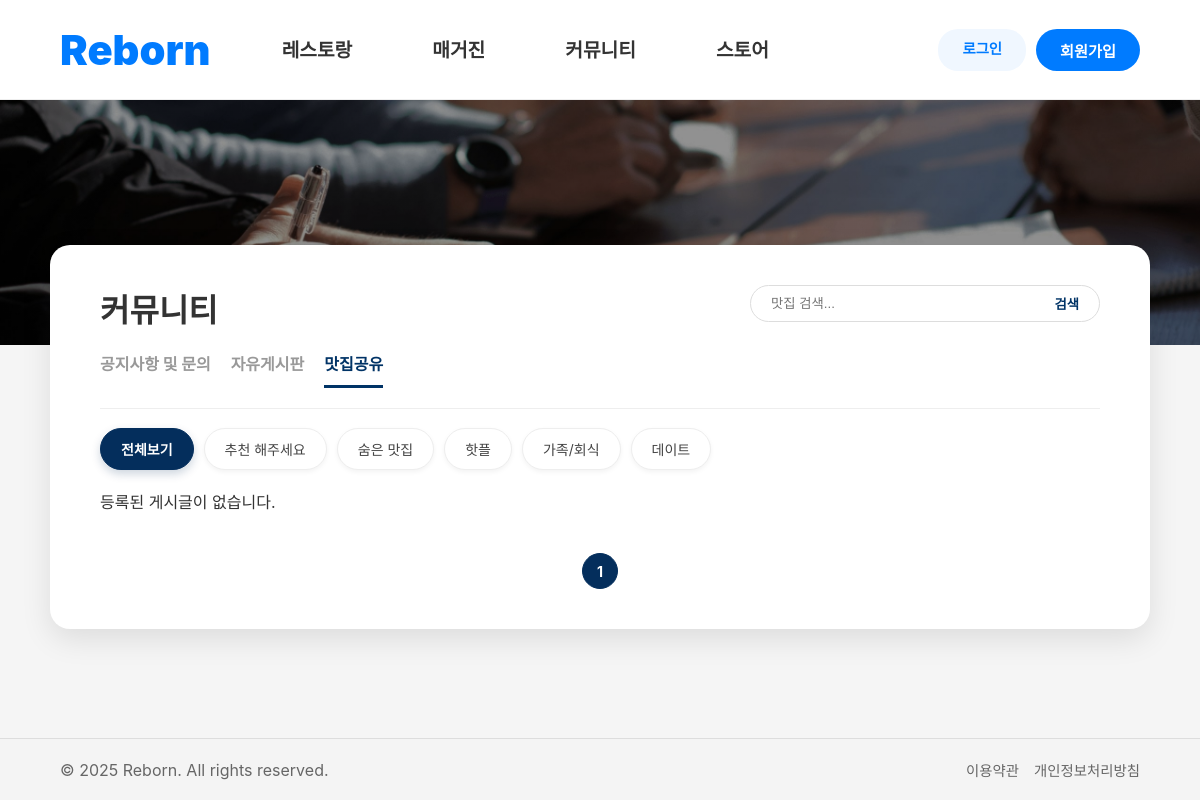
Before: /board/map/ with the older database file.
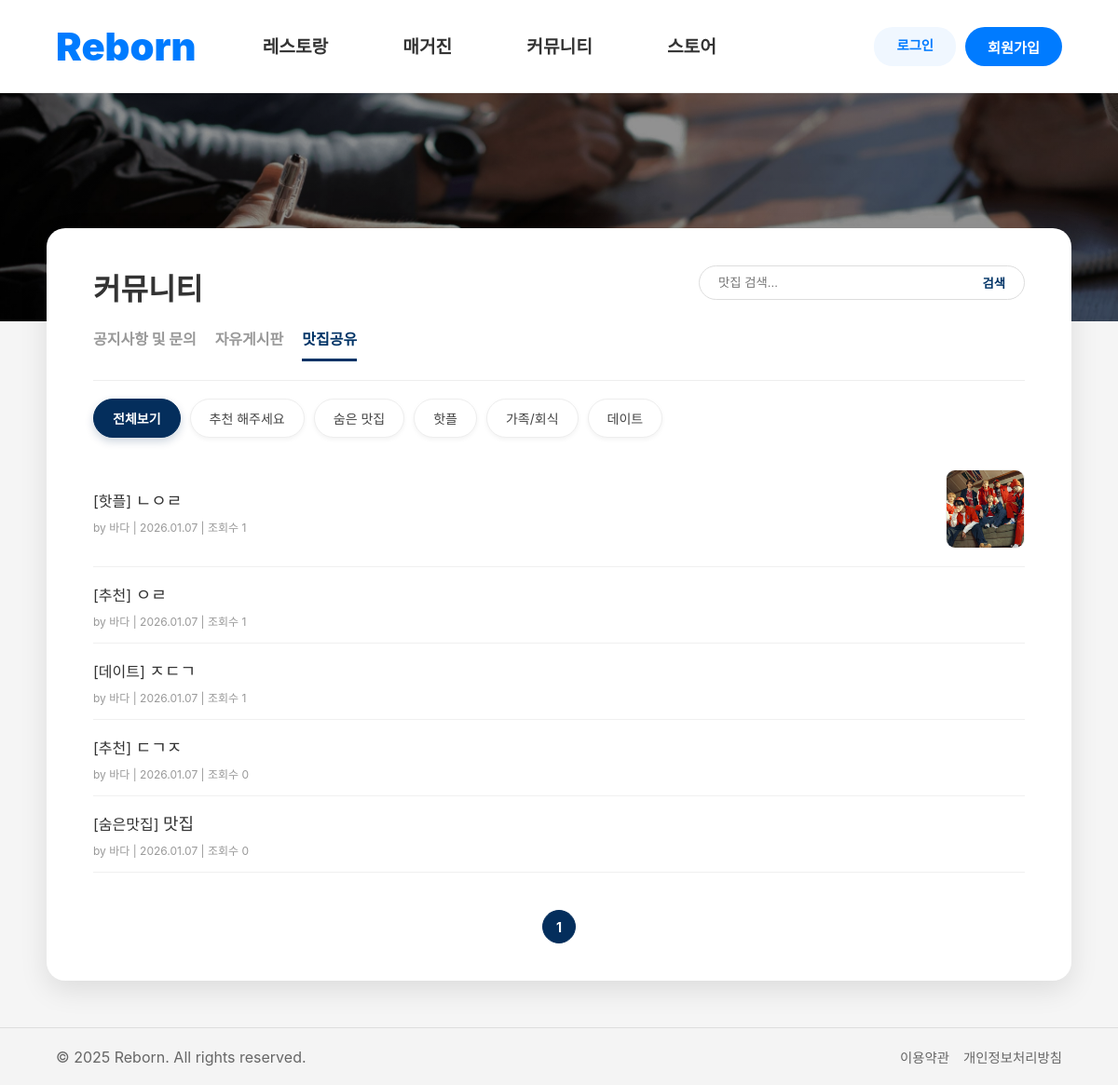
After: the same page with the newer database file.
### board/models.py (models this page shows, shortened)
class Post(models.Model):
    title = models.CharField(max_length=200)
    content = models.TextField()
    author = models.CharField(max_length=50, default='익명')
    created_at = models.DateTimeField(auto_now_add=True)
    views = models.PositiveIntegerField(default=0)
    likes = models.PositiveIntegerField(default=0)
    category = models.CharField(max_length=20, default='general')
    topic = models.CharField(max_length=20, null=True, blank=True)

class PostImage(models.Model):
    post = models.ForeignKey(Post, on_delete=models.CASCADE, related_name='images')
    image = models.ImageField(upload_to='board/multi/', null=True, blank=True)

### board/views.py (the view)
# urls.py: path('map/', views.map, name='map'),
def map(request):
    all_posts = Post.objects.filter(category='map').order_by('-created_at')
    topic_list = Post.objects.filter(category='map').values_list('topic', flat=True).distinct()
    topic_filter = request.GET.get('topic', '')
    search_kw = request.GET.get('search', '')
    if topic_filter:
        all_posts = all_posts.filter(topic=topic_filter)
    if search_kw:
        all_posts = all_posts.filter(
            Q(title__icontains=search_kw) | Q(content__icontains=search_kw)
        ).distinct()
    paginator = Paginator(all_posts, 10)
    page_number = request.GET.get('page')
    page_obj = paginator.get_page(page_number)
    return render(request, 'board/map.html', {
        'posts': page_obj,
        'search_kw': search_kw,
        'current_topic': topic_filter,
        'topic_list': topic_list,
    })

### board/templates/board/map.html (shortened to what this page needs)
{% extends "base.html" %}
{% load static %} {% block css %}
<link rel='stylesheet' href="{% static 'css/map.css' %}">
{% endblock css %}
{% block body %}
<div class="board-wrapper">
    <div class="top-hero"></div>
    <div class="main-container">
        <div class="board-header">
            <div class="header-left">
                <h1 class="title"><strong></strong> 커뮤니티</h1>
                <nav class="tab-menu">
                    <a href="{% url 'board:noticelist' %}">공지사항 및 문의</a>
                    <a href="/board/blist/">자유게시판</a>
                    <a href="/board/map/" class="active">맛집공유</a>
                </nav>
            </div>
            <div class="header-right">
                <form action="{% url 'board:map' %}" method="GET" class="search-box">
                    <input type="text" name="search" value="{{ search_kw|default:'' }}" placeholder="맛집 검색...">
                    <button type="submit">검색</button>
                </form>
            </div>
        </div>
        <div class="filter-and-action">
            <div class="filter-buttons">
                <a href="{% url 'board:map' %}?topic=" class="btn {% if not current_topic %}active{% endif %}">전체보기</a>
                <a href="{% url 'board:map' %}?topic=free" class="btn {% if current_topic == 'free' %}active{% endif %}">추천 해주세요</a>
                <a href="{% url 'board:map' %}?topic=hidden_gem" class="btn {% if current_topic == 'hidden_gem' %}active{% endif %}">숨은 맛집</a>
                <a href="{% url 'board:map' %}?topic=report" class="btn {% if current_topic == 'report' %}active{% endif %}">핫플</a>
                <a href="{% url 'board:map' %}?topic=family" class="btn {% if current_topic == 'family' %}active{% endif %}">가족/회식 </a>
                <a href="{% url 'board:map' %}?topic=honey_tip" class="btn {% if current_topic == 'honey_tip' %}active{% endif %}">데이트</a>
            </div>
        </div>
        <div class="post-list">
            {% for post in posts %}
            <div class="post-item"> <div class="post-info">
                    <div class="post-content">
                        <span class="topic-tag">
                            {% if post.topic == 'free' %} [추천]
                            {% elif post.topic == 'hidden_gem' %} [숨은맛집]
                            {% elif post.topic == 'report' %} [핫플]
                            {% elif post.topic == 'family' %} [모임]
                            {% elif post.topic == 'honey_tip' %} [데이트]
                            {% endif %}
                        </span>
                        <a href="{% url 'board:bview' post.id %}" class="post-title">{{ post.title }}</a>
                    </div>
                    <div class="post-meta">
                        by {{ post.author }} | {{ post.created_at|date:"Y.m.d" }} | 조회수 {{ post.views }}
                    </div>
                </div>
                {% if post.images.all %}
                <div class="post-thumbnail">
                    <a href="{% url 'board:bview' post.id %}">
                        <img src="{{ post.images.all.0.image.url }}" alt="썸네일">
                    </a>
                </div>
                {% endif %}
            </div>
            {% empty %}
            <div class="no-post">등록된 게시글이 없습니다.</div>
            {% endfor %}
        </div>
        <div class="pagination">
            {% for num in posts.paginator.page_range %}
                <a href="?page={{ num }}{% if current_topic %}&topic={{ current_topic }}{% endif %}{% if search_kw %}&search={{ search_kw }}{% endif %}" class="num {% if posts.number == num %}active{% endif %}">{{ num }}</a>
            {% endfor %}
        </div>
    </div>
</div>
{% endblock body %}

Changed rows visible on the page:
added Post: topic "[핫플]", title "ㄴㅇㄹ", author "바다", created_at "2026.01.07", views "1", images.all.0.image (picture)
added Post: topic "[추천]", title "ㅇㄹ", author "바다", created_at "2026.01.07", views "1"
added Post: topic "[데이트]", title "ㅈㄷㄱ", author "바다", created_at "2026.01.07", views "1"
added Post: topic "[추천]", title "ㄷㄱㅈ", author "바다", created_at "2026.01.07", views "0"
added Post: topic "[숨은맛집]", title "맛집", author "바다", created_at "2026.01.07", views "0"
Other visible differences:
text no longer shown: "등록된 게시글이 없습니다."
